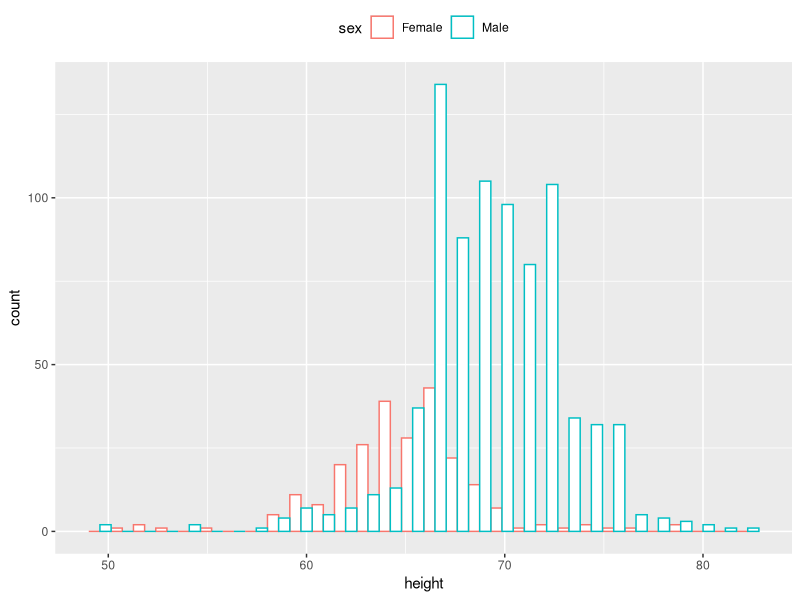
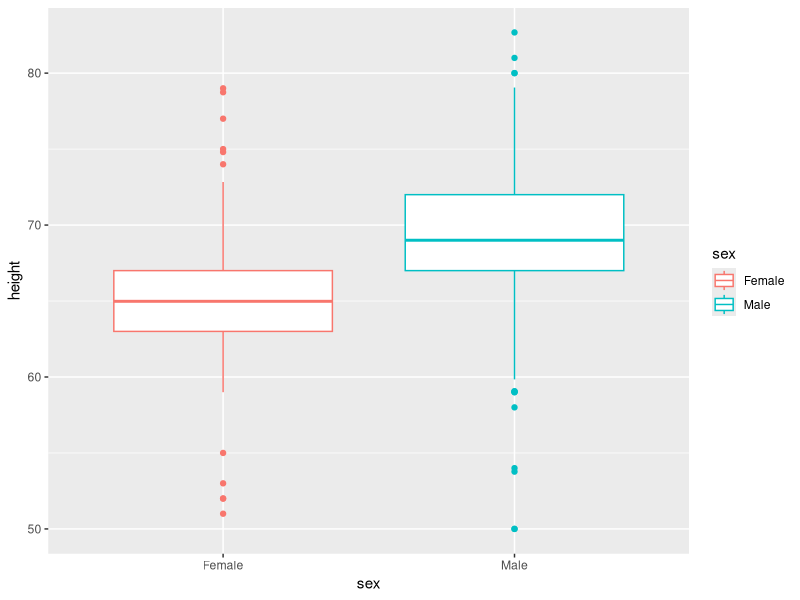

Write R code to recreate these figures, in order. (Note: this script raises an error after producing the figures.)
## ---- chunk 1
#load data
library(dslabs)
library(tidyverse)
data(heights) 

m <- filter(heights, sex == 'Male')
f <- filter(heights, sex == 'Female')
## ---- chunk 2
#see the distribution

ggplot(heights, aes(x=height, color=sex)) +
  geom_histogram(fill="white", position="dodge")+
  theme(legend.position="top")

ggplot(heights, aes(x = sex, y = height)) +
  geom_boxplot(aes(color = sex))

mean(m$height)
sd(m$height)

mean(f$height)
sd(f$height)
## ---- chunk 3
#pick a female by random

f_s <- sample(f$height, 1)
mean(f$height <= 61)
## ---- chunk 4
#create a random variable
N <- 1000

set.seed(1)
dollars <- function(n){
  x <- sample(c(15,-1), n, replace = TRUE, prob = c(3/38,35/38))
  sum(x)
}

dollars(N)

#expected value
15*(3/38) - 35/38 

#standard error
sqrt(N)*16*sqrt(3/38*35/38)
## ---- chunk 5
#create a Monte Carlo simulation
N <- 1000
B <- 1000

set.seed(1)
dollars <- function(n){
  x <- sample(c(15,-1), n, replace = TRUE, prob = c(3/38,35/38))
  sum(x)
}

S <- replicate(B, dollars(N))

#expected value of Monte Carlo simulation
mean(S)
## ---- chunk 6
#create a Monte Carlo simulation
p <- 0.45 

set.seed(1)
Mon <- function(n){
  x <- sample(c(1,-1), n, replace = TRUE, prob = c(p,1-p))
  sum(x)
}

m1 <- replicate(100, Mon(10))
m2 <- replicate(100, Mon(1000))
m3 <- replicate(10000, Mon(10))
m4 <- replicate(10000, Mon(1000))

library(plyr)
M1 <- as.data.frame(m1) %>% mutate(n = seq(1,nrow(M1)))
M2 <- as.data.frame(m2) %>% mutate(n = seq(1,nrow(M2)))
M3 <- as.data.frame(m3) %>% mutate(n = seq(1,nrow(M3)))
M4 <- as.data.frame(m4) %>% mutate(n = seq(1,nrow(M4)))
## ---- chunk 7
M1 %>% ggplot(aes(m1, n))+
  geom_point()+
  coord_flip()
M2 %>% ggplot(aes(m2, n))+
  geom_point()+
  coord_flip()
M3 %>% ggplot(aes(m3, n))+
  geom_point()+
  coord_flip()
M4 %>% ggplot(aes(m4, n))+
  geom_point()+
  coord_flip()

M1 %>% ggplot(aes(m1, n))+
  geom_boxplot()+
  coord_flip()
M2 %>% ggplot(aes(m2, n))+
  geom_boxplot()+
  coord_flip()
M3 %>% ggplot(aes(m3, n))+
 geom_boxplot()+
  coord_flip()
M4 %>% ggplot(aes(m4, n))+
  geom_boxplot()+
  coord_flip()
## ---- chunk 8
mean(M1$m1)
sd(M1$m1)

mean(M2$m2)
sd(M2$m2)

mean(M3$m3)
sd(M3$m3)

mean(M4$m4)
sd(M4$m4)
